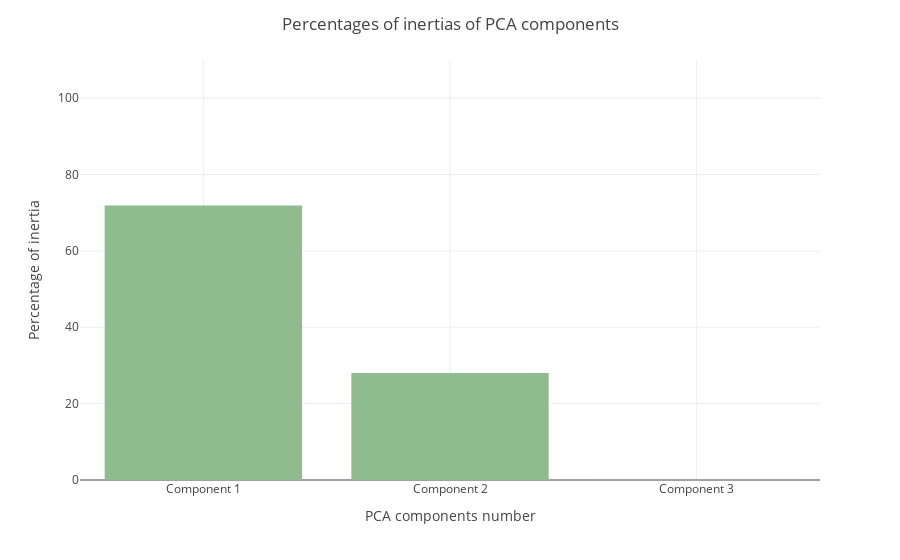

Notebook cell for this chart:
### Code cell
pca.components_barplot(n_components=3, mode=0, bar_color=None)

### Figure 1 — Plotly figure (JSON) as saved in the notebook; plotly's stock layout.template omitted (floating-point values rounded to 4 significant figures)
{"data": [{"alignmentgroup": "True", "hovertemplate": "x=%{x}<br>y=%{y}<extra></extra>", "legendgroup": "", "marker": {"color": "DarkSeaGreen", "pattern": {"shape": ""}}, "name": "", "offsetgroup": "", "orientation": "v", "showlegend": false, "textposition": "auto", "type": "bar", "x": ["Component 1", "Component 2", "Component 3"], "xaxis": "x", "y": [71.89, 27.99, 0.08944], "yaxis": "y"}], "layout": {"barmode": "relative", "legend": {"tracegroupgap": 0}, "margin": {"t": 60}, "title": {"text": "Percentages of inertias of PCA components"}, "xaxis": {"anchor": "y", "domain": [0, 1], "title": {"text": "PCA components number"}}, "yaxis": {"anchor": "x", "domain": [0, 1], "range": [0, 110], "title": {"text": "Percentage of inertia"}}}}
